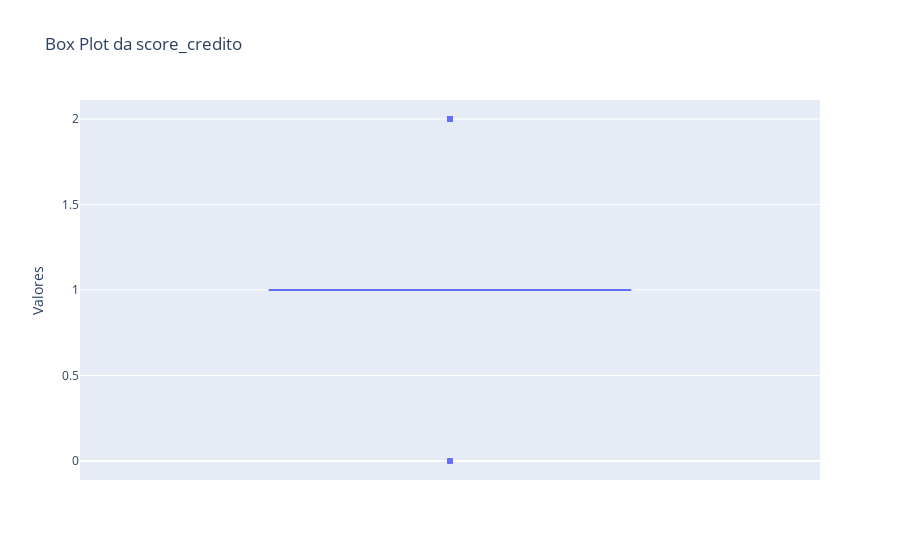

The cell this chart's notebook holds for it:
### Markdown cell above
**C) Você encontrou alguma coluna com outliers?
Se sim realize o tratamento desses casos.**

### Code cell
#score_credito
fig = px.box(df, y='score_credito', title='Box Plot da score_credito', labels={'score_credito': 'Valores'})
fig.show()

### Figure 1 — Plotly figure (JSON) as saved in the notebook; plotly's stock layout.template omitted (floating-point values rounded to 4 significant figures; data arrays with more than 128 entries replaced by an {"elided": "..."} marker saying what was removed)
{"data": [{"alignmentgroup": "True", "hovertemplate": "Valores=%{y}<extra></extra>", "legendgroup": "", "marker": {"color": "#636efa"}, "name": "", "notched": false, "offsetgroup": "", "orientation": "v", "showlegend": false, "type": "box", "x0": " ", "xaxis": "x", "y": {"elided": "164 int values"}, "y0": " ", "yaxis": "y"}], "layout": {"boxmode": "group", "legend": {"tracegroupgap": 0}, "title": {"text": "Box Plot da score_credito"}, "xaxis": {"anchor": "y", "domain": [0, 1]}, "yaxis": {"anchor": "x", "domain": [0, 1], "title": {"text": "Valores"}}}}
